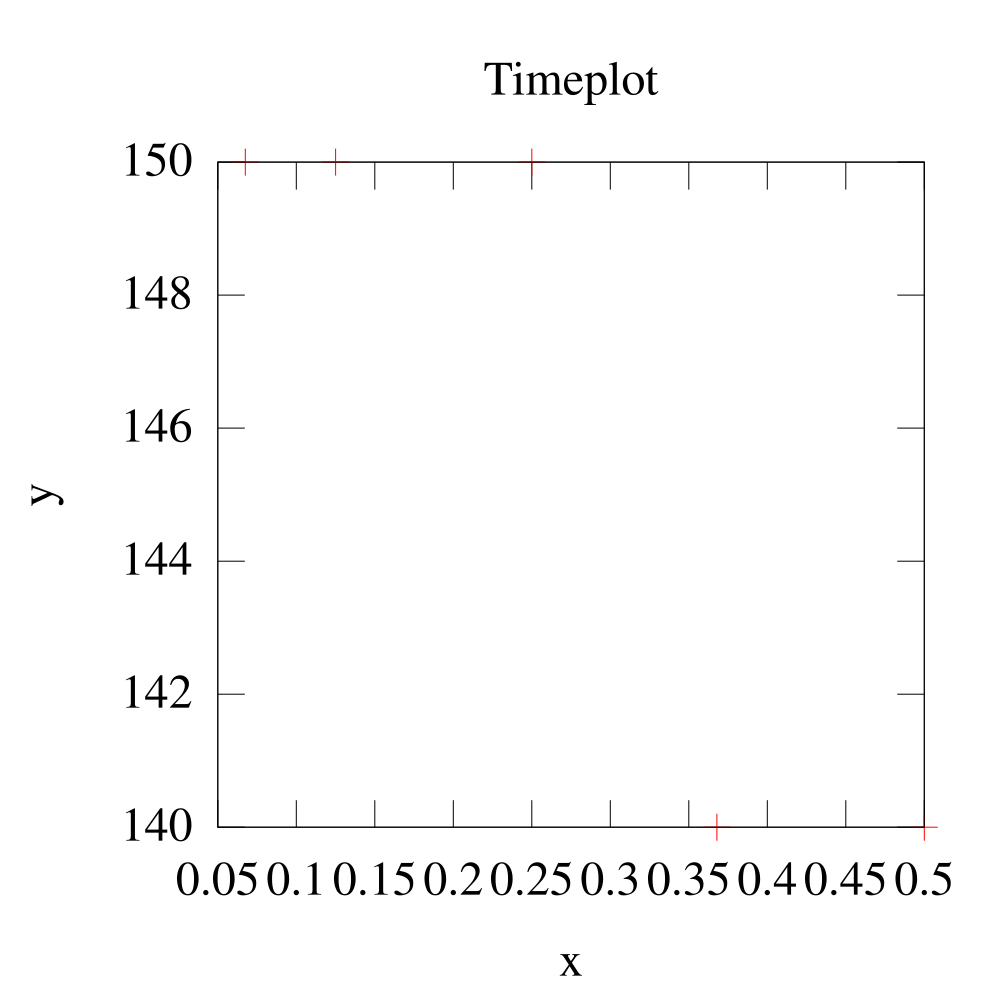

Here is the gnuplot script that generated this plot:
set terminal svg enhanced size 1000 1000 fname "Times" fsize 36
set output "plot.svg"
set title "Timeplot"
set xlabel "x"
set ylabel "y"
plot "./data.dat" using 1:2 title ""
